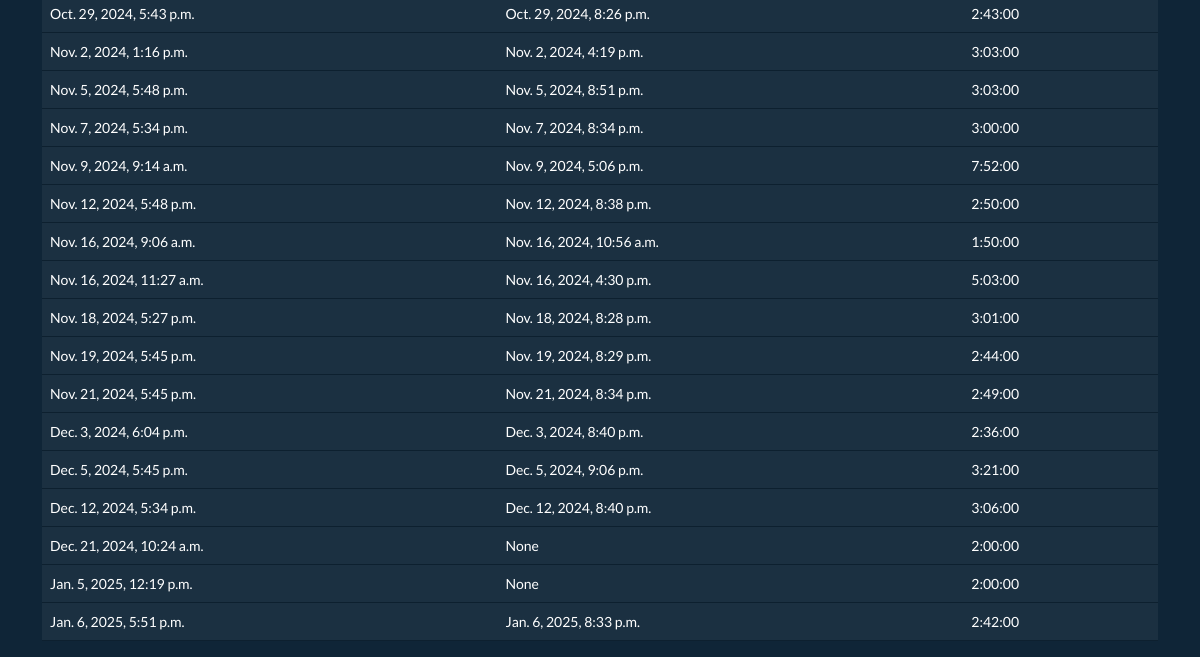
Page /attendance/gos/3325769/ (lower part) on the earlier database version.
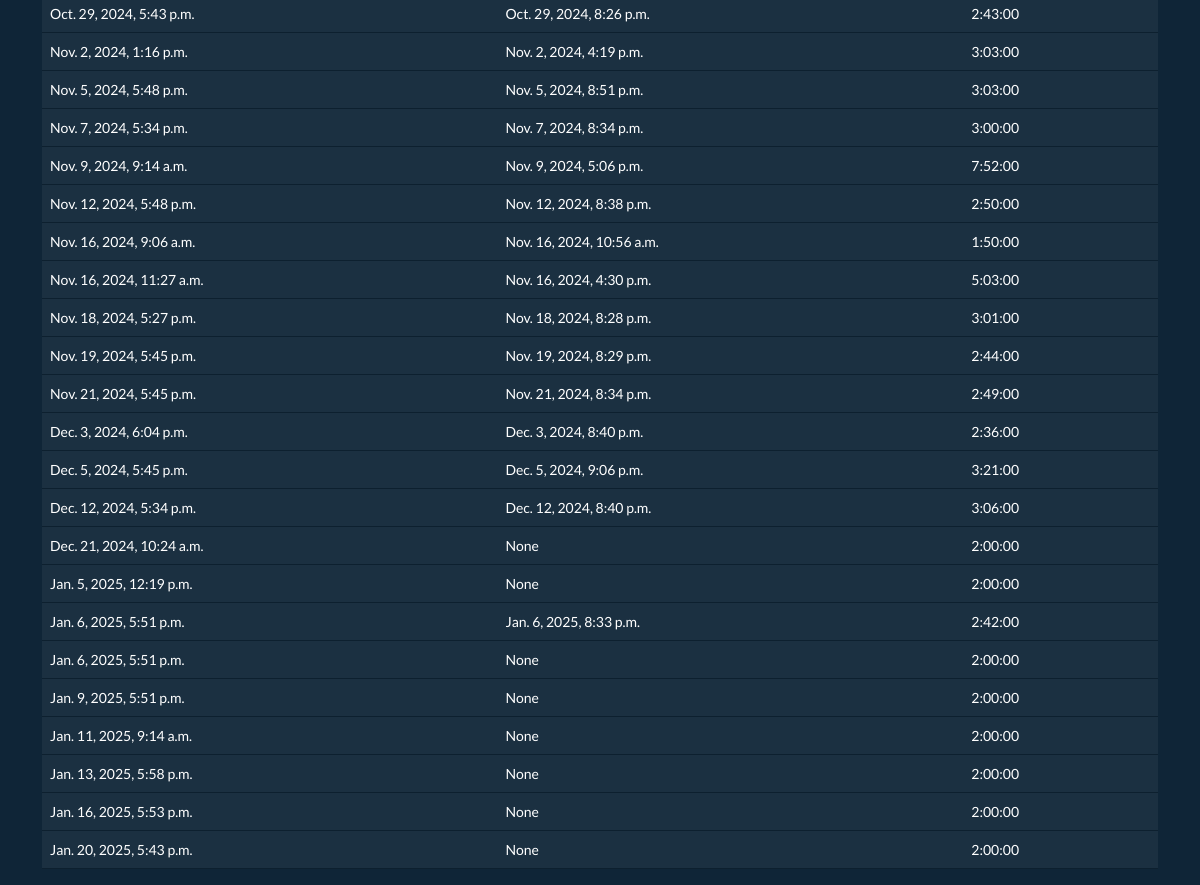
Same page on the later database version.
### attendance/models/gos.py (models this page shows, shortened)
class GosAttendance(AttendanceMixin):
    student = models.ForeignKey(GosStudent, on_delete=models.CASCADE)
    purpose = models.CharField(max_length=100)

### attendance/views/gos.py (the view)
class GosStudentDetailView(generic.DetailView):
    model = GosStudent
    template_name = "attendance/gos/gosstudent_detail.html"
    slug_url_kwarg = "rfid"
    slug_field = "rfid"
    def get_context_data(self, **kwargs):
        context = super().get_context_data(**kwargs)
        context["attendance"] = []
        return context

### attendance/models/gos.py (called while the page is built)
    def full_name(self):
        return f"{self.first_name} {self.last_name}"

### attendance/models/mixins.py (called while the page is built)
    def get_duration(self):
        out = self.time_out or self.time_in + datetime.timedelta(hours=2)
        return out - self.time_in

### attendance/templates/attendance/gos/gosstudent_detail.html (shortened to what this page needs)
{% load static %}
<!DOCTYPE HTML>
<html lang="en">
<head>
    <link rel="stylesheet" href="{% static 'attendance/bootstrap.min.css' %}">
    <link rel="stylesheet" href="{% static 'attendance/navbar.css' %}">
</head>
<body>
<div class="container">
<table class="table">
    <tbody>
    {%  for att in object.gosattendance_set.all %}
        <tr>
            <td>{{ att.time_in }}</td>
            <td>{{ att.time_out }}</td>
            <td>{{ att.get_duration }}</td>
        </tr>
    {% endfor %}
    </tbody>
</table>
</div>
</body>
</html>

Differences in the rows shown:
added GosAttendance: time_in "Jan. 6, 2025, 5:51 p.m.", time_out "None", get_duration "2:00:00"
added GosAttendance: time_in "Jan. 9, 2025, 5:51 p.m.", time_out "None", get_duration "2:00:00"
added GosAttendance: time_in "Jan. 11, 2025, 9:14 a.m.", time_out "None", get_duration "2:00:00"
added GosAttendance: time_in "Jan. 13, 2025, 5:58 p.m.", time_out "None", get_duration "2:00:00"
added GosAttendance: time_in "Jan. 16, 2025, 5:53 p.m.", time_out "None", get_duration "2:00:00"
added GosAttendance: time_in "Jan. 20, 2025, 5:43 p.m.", time_out "None", get_duration "2:00:00"
